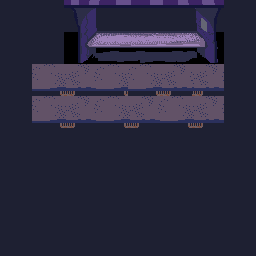

This is a level from a 2D game, rendered from its Tiled map with the project's own tilesets. A one-line summary and the map file follow, with tile-layer data summarised:
An orthogonal 8x8 tile map with 32x32 px tiles, 1 tile layer (Camada de Blocos 1), 2 tilesets and 1 object.

<map version="1.10" tiledversion="1.11.2" orientation="orthogonal" renderorder="right-down" width="8" height="8" tilewidth="32" tileheight="32" infinite="0" nextlayerid="4" nextobjectid="2">
 <tileset firstgid="1" source="street_tiles.tsx" />
 <tileset firstgid="11" source="bus_stop_tile.tsx" />
 <layer id="1" name="Camada de Blocos 1" width="8" height="8">
  <data>[64 cells, 60 non-empty, 4 distinct tile ids]</data>
 </layer>
 <objectgroup id="2" name="Camada de Objetos 1">
  <object id="1" x="64" y="0" width="160" height="32" visible="0">
   <properties>
    <property name="collides" type="bool" value="true" />
   </properties>
  </object>
 </objectgroup>
</map>
